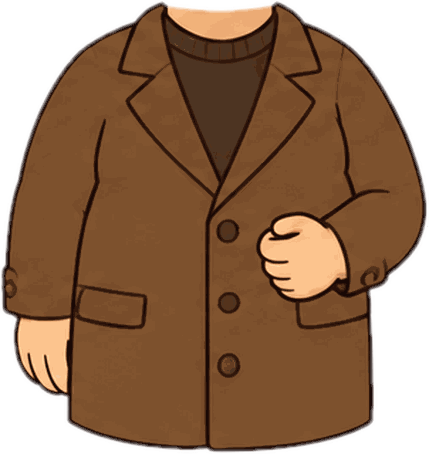
#> input picture src/assets/hero/hold-coat.png, 429 x 454 px; its folder holds only this picture in this run
$ python hands.py
#> lines starting #> are read from the running program, lines starting #| are printed output that depends on the picture
# Кулак поверх предмета: из каждой hold-<верх>.png (торс, у которого правая рука согнута и кулак
# перед животом) вырезает только кулак — кожу вокруг заданной точки вместе с её контуром — и сохраняет
# картинкой того же размера, что торс (fist-<верх>.png). Игра рисует торс, потом предмет в руке,
# потом кулак, и рукоятка проходит сквозь пальцы (src/ui/Hero.js, hold).
# Запуск: python3 scripts/hands.py — после того как поменялись картинки торсов.
import colorsys
import glob
from collections import deque
from PIL import Image, ImageFilter

FIST = (0.68, 0.64)  # примерно середина кулака, в долях торса
BOX = (0.55, 0.45, 0.8, 0.82)  # дальше кулак не ищется: справа начинается предплечье


def is_skin(r, g, b):
    h, s, v = colorsys.rgb_to_hsv(r / 255, g / 255, b / 255)
    return 0.03 < h < 0.12 and 0.15 < s < 0.55 and v > 0.7


for path in sorted(glob.glob('src/assets/hero/hold-*.png')):
    torso = Image.open(path).convert('RGBA')
#> torso is the input picture: PIL image 429x454 RGBA; mean R, G, B, A 99.2, 66.7, 41.1, 196.3
    w, h = torso.size
#> w = 429; h = 454
    px = torso.load()
    x0, y0, x1, y1 = (round(BOX[0] * w), round(BOX[1] * h), round(BOX[2] * w), round(BOX[3] * h))
#> x0 = 236; y0 = 204; x1 = 343; y1 = 372
    inside = lambda x, y: x0 <= x < x1 and y0 <= y < y1 and px[x, y][3] > 128 and is_skin(*px[x, y][:3])
    # кожа, связанная с серединой кулака (ближайшая к ней точка кожи — начало)
    cx, cy = round(FIST[0] * w), round(FIST[1] * h)
#> cx = 292; cy = 291
    start = min(((x, y) for x in range(x0, x1) for y in range(y0, y1) if inside(x, y)),
                key=lambda p: (p[0] - cx) ** 2 + (p[1] - cy) ** 2)
#> start = (292, 292)
    mask = Image.new('L', torso.size, 0)
#> mask: PIL image 429x454 L; every value is 0
    m = mask.load()
    queue, seen = deque([start]), {start}
    while queue:
        x, y = queue.popleft()
        m[x, y] = 255
        for n in ((x + 1, y), (x - 1, y), (x, y + 1), (x, y - 1)):
            if n not in seen and inside(*n):
                seen.add(n)
                queue.append(n)
    # контур вокруг кожи и щели между пальцами, края мягкие; правый край (предплечье) гаснет плавно
    mask = mask.filter(ImageFilter.MaxFilter(9)).filter(ImageFilter.MinFilter(3)).filter(ImageFilter.GaussianBlur(1))
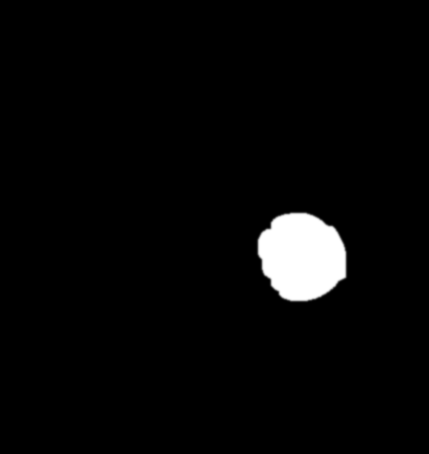
#> mask: PIL image 429x454 L; min 0, max 255, mean 7.9
    fade = Image.linear_gradient('L').rotate(90).resize((round(0.05 * w), h))
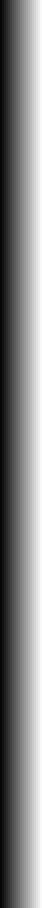
#> fade: PIL image 21x454 L (shown 2 times larger); min 6, max 249, mean 127.5
    edge = Image.new('L', torso.size, 255)
#> edge: PIL image 429x454 L; every value is 255
    edge.paste(fade.transpose(Image.FLIP_LEFT_RIGHT), (x1 - fade.width, 0))
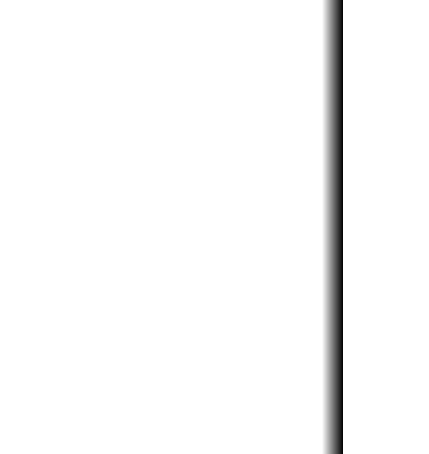
#> edge: PIL image 429x454 L; min 6, max 255, mean 248.8
    edge.paste(0, (x1, 0, w, h))
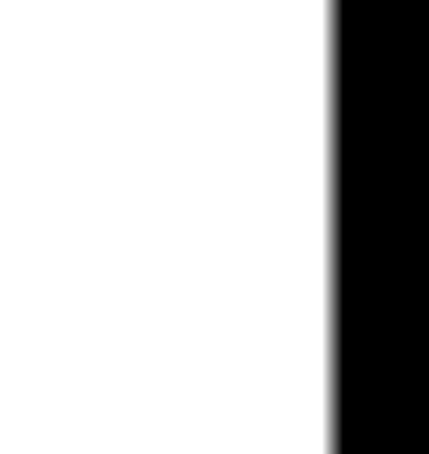
#> edge: PIL image 429x454 L; min 0, max 255, mean 197.6
    # только там, где у торса что-то нарисовано
    alpha = Image.composite(mask, Image.new('L', torso.size, 0), edge)
    alpha = Image.composite(alpha, Image.new('L', torso.size, 0), torso.getchannel('A'))
    fist = torso.copy()
    fist.putalpha(alpha)
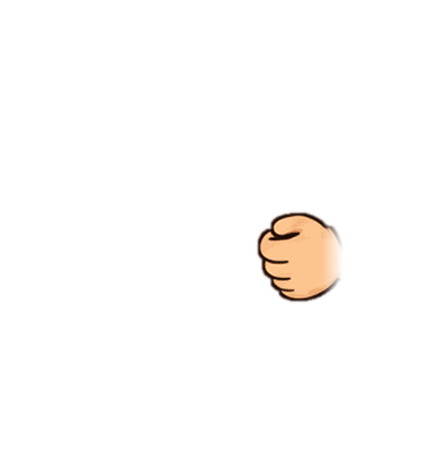
#> fist: PIL image 429x454 RGBA; mean R, G, B, A 99.2, 66.7, 41.1, 7; transparent parts drawn white
    out = path.replace('hold-', 'fist-')
    fist.save(out, optimize=True)
    box = fist.getchannel('A').point(lambda v: 255 if v > 128 else 0).getbbox()
#> box = (258, 213, 332, 301)
    print(out, 'кулак', [round(box[0] / w, 3), round(box[1] / h, 3), round(box[2] / w, 3), round(box[3] / h, 3)])
#| src/assets/hero/fist-coat.png кулак [0.601, 0.469, 0.774, 0.663]

$ run again, on src/assets/hero/hold-sweater.png
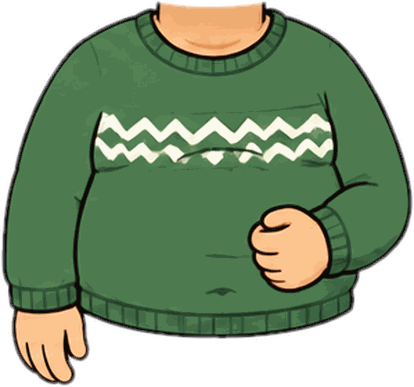
#> input picture src/assets/hero/hold-sweater.png, 414 x 387 px
#> torso is the input picture: PIL image 414x387 RGBA; mean R, G, B, A 75.4, 94, 66.6, 180.6
#> `mask = mask.filter(ImageFilter.MaxFilter(9)).filter(ImageFilter.MinFil..`:
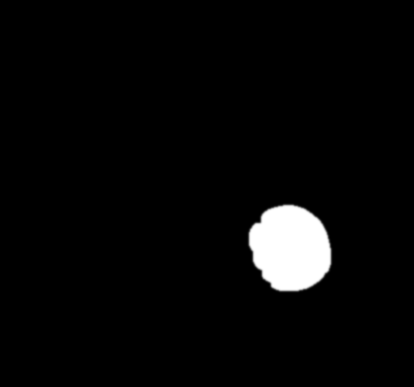
#> mask: PIL image 414x387 L; min 0, max 255, mean 8.7
#> `fist.putalpha(alpha)`:
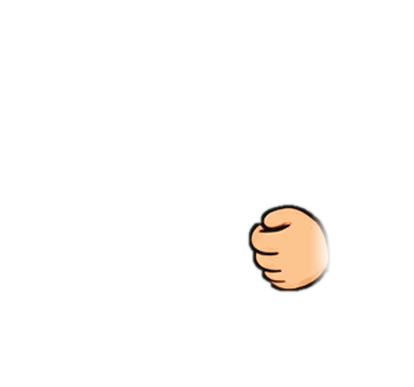
#> fist: PIL image 414x387 RGBA; mean R, G, B, A 75.4, 94, 66.6, 7.9; transparent parts drawn white
#> box = (249, 205, 320, 291)
#| src/assets/hero/fist-sweater.png кулак [0.601, 0.53, 0.773, 0.752]
